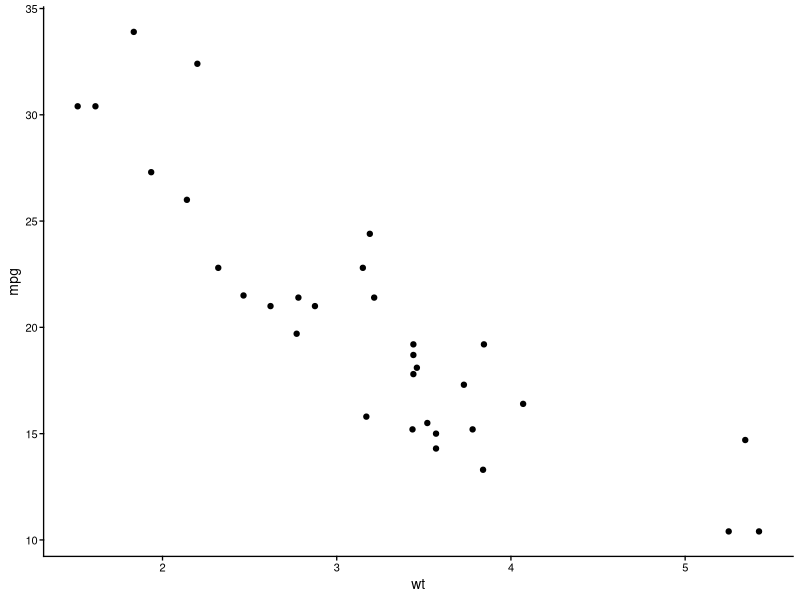
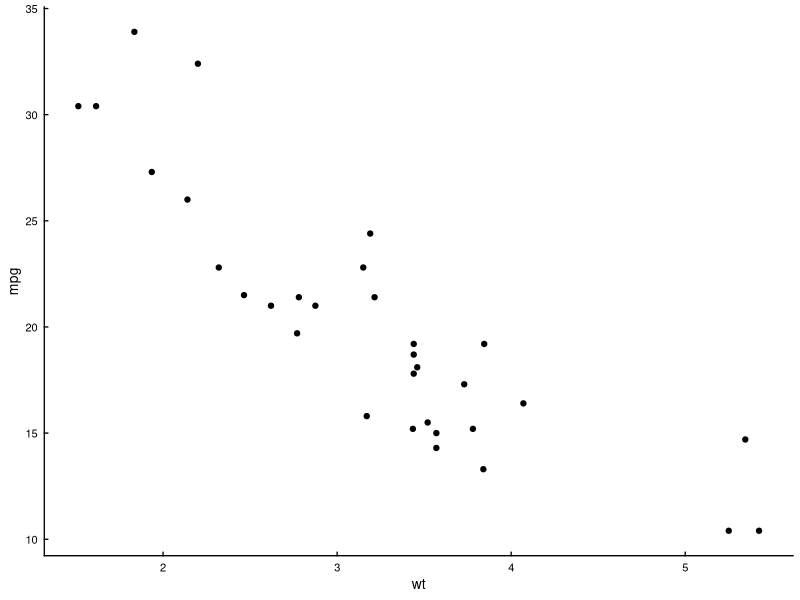
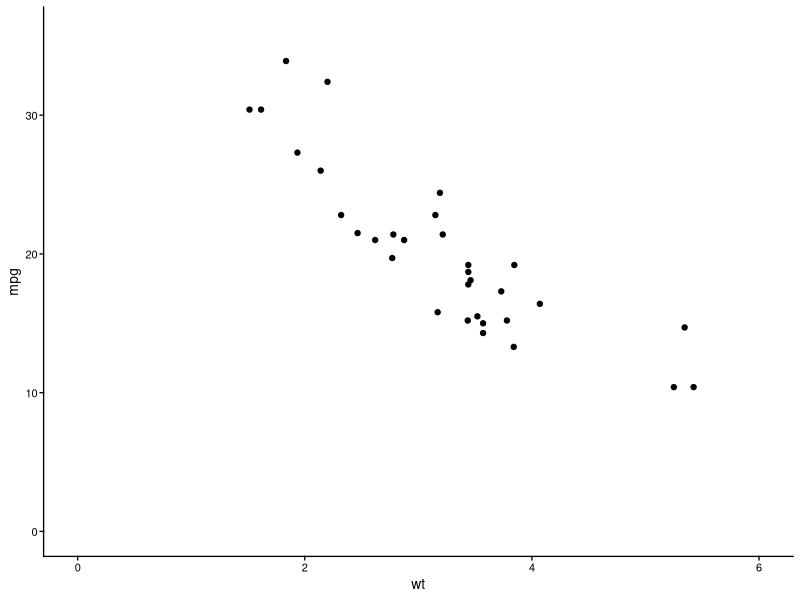
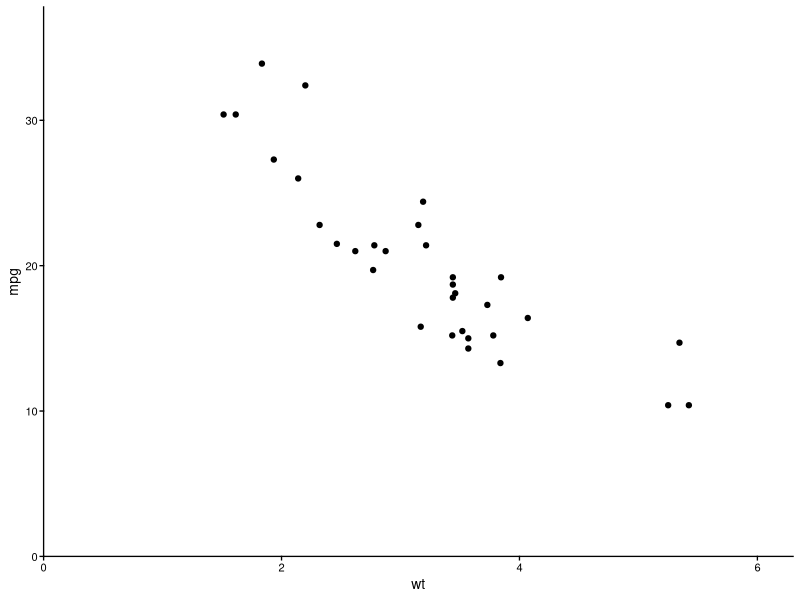

Reproduce these figures in R, in order.
library(ggplot2)

base_size <- 10

p <-
ggplot(mtcars, aes(wt,mpg)) +
geom_point() +
theme_classic(base_size=base_size)

###

p1 <- p +
theme(
line = element_line(lineend="square"),
axis.text = element_text(size=rel(0.8), color="black"),
axis.ticks = element_line(color="black")
)

#ggsave("p1.pdf", p1, width=6, height=5, units="cm")
ggsave("p1.tiff", p1, width=6, height=5, units="cm", compression="lzw")

###

p2 <- p +
theme(
line = element_line(lineend="square"),
axis.text = element_text(size=rel(0.8), color="black"),
axis.ticks = element_line(color="black"),
axis.ticks.length = unit(-base_size/4,"pt"),
axis.text.x = element_text(margin=margin(t=base_size/2)),
axis.text.y = element_text(margin=margin(r=base_size/2))
)

#ggsave("p2.pdf", p2, width=6, height=5, units="cm")
ggsave("p2.tiff", p2, width=6, height=5, units="cm", compression="lzw")

###

p3 <- p1 +
expand_limits(x=c(0,6),y=c(0,36))

#ggsave("p3.pdf", p3, width=6, height=5, units="cm")
ggsave("p3.tiff", p3, width=6, height=5, units="cm", compression="lzw")

###

p4 <- p3 +
scale_x_continuous(expand=expand_scale(mult=c(0,0.05))) +
scale_y_continuous(expand=expand_scale(mult=c(0,0.05)))

#ggsave("p4.pdf", p4, width=6, height=5, units="cm")
ggsave("p4.tiff", p4, width=6, height=5, units="cm", compression="lzw")
